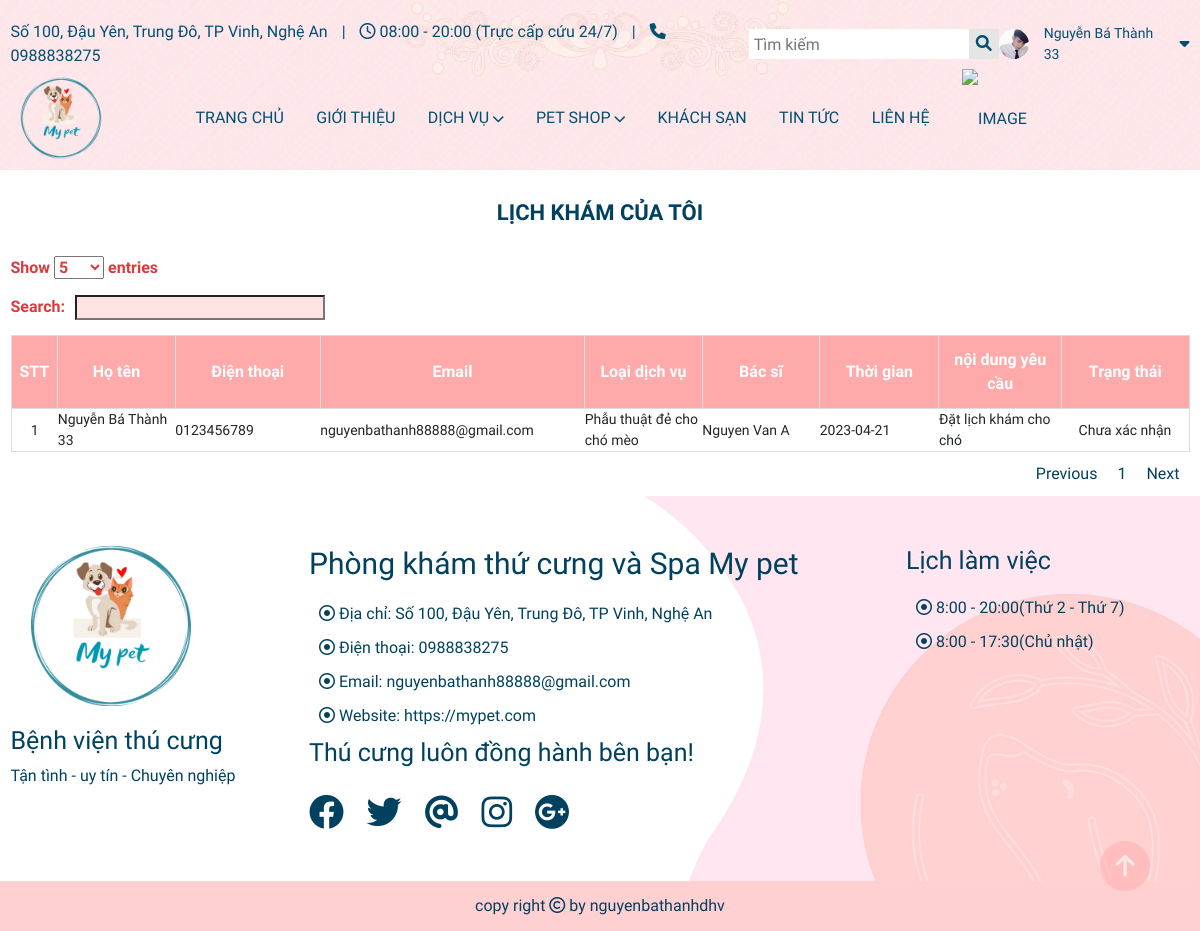
Page /infor-booking.php (signed in) on the earlier database version.
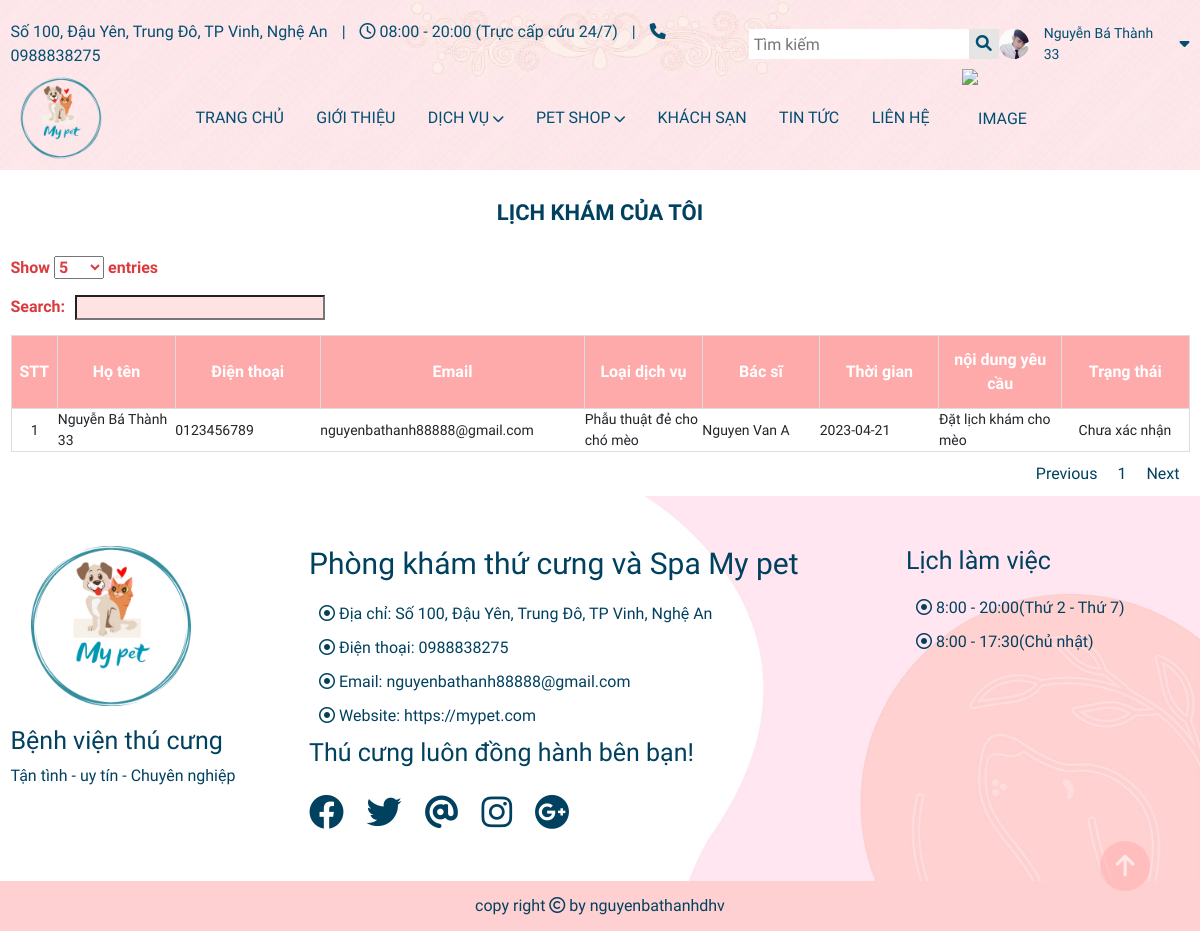
Same page on the later database version.
### tables this page shows
CREATE TABLE `booking` (
  `id_bk` int(11) NOT NULL,
  `name_bk` varchar(255) NOT NULL,
  `phone` int(11) NOT NULL,
  `email` varchar(255) NOT NULL,
  `date` date NOT NULL,
  `content_booking` longtext NOT NULL,
  `id_sevice` int(11) NOT NULL,
  `id_employee_f` int(11) NOT NULL,
  `status_bk` int(11) NOT NULL,
  `id_user_fk` int(11) NOT NULL
);

CREATE TABLE `employee` (
  `id_employee` int(11) NOT NULL,
  `name` varchar(255) NOT NULL,
  `address` varchar(255) NOT NULL,
  `phone` varchar(30) NOT NULL,
  `id_sevice` int(11) NOT NULL,
  `slug` varchar(255) NOT NULL
);

CREATE TABLE `sevice` (
  `id` int(11) NOT NULL,
  `title` varchar(255) NOT NULL,
  `image` varchar(255) NOT NULL,
  `content` longtext NOT NULL,
  `price` decimal(8,3) NOT NULL,
  `status_sevice` int(11) NOT NULL,
  `slug` varchar(255) NOT NULL
);

### infor-booking.php (the view, shortened to what this page needs)
<?php
include './include/config.php';
$id_user = $_SESSION['logins']['id'];
$sqlSl = "SELECT * FROM booking a join sevice b on a.id_sevice = b.id  join employee c on a.id_employee_f = c.id_employee WHERE id_user_fk = $id_user ";
$query = $conn->prepare($sqlSl);
$query->execute();
$result = $query->fetchAll(PDO::FETCH_OBJ);
?>
<!DOCTYPE html>
<html lang="en">
<head>
    <?php
    include "./include/link-css.php";
    ?>
</head>
<body>
    <?php
    include "./include/header.php";
    ?>
    <div class="main-infor-booking">
        <div class="container">
            <h2 class="booking-infor">Lịch khám của tôi</h2>
            <div class="show-infor-booking">
                <table id="my-infor-booking">
                    <thead>
                        <tr>
                            <th>STT</th>
                            <th>Họ tên</th>
                            <th>Điện thoại</th>
                            <th>Email</th>
                            <th>Loại dịch vụ</th>
                            <th>Bác sĩ</th>
                            <th>Thời gian</th>
                            <th>nội dung yêu cầu</th>
                            <th>Trạng thái</th>
                        </tr>
                    </thead>
                    <tbody>
                        <?php foreach ($result as $key => $value) { ?>
                        <tr class="table-infor-booking">
                            <td class="line_booking"><?php echo $key + 1 ?></td>
                            <td class="line_booking_name line_infor_line1"><?php echo $value->name_bk ?></td>
                            <td class="line_infor_line1"><?php echo $value->phone ?></td>
                            <td class="line_infor_line1"><?php echo $value->email ?></td>
                            <td class="line_infor_line1"><?php echo $value->title ?></td>
                            <td class="line_infor_line1"><?php echo $value->name ?></td>
                            <td class="line_infor_line1"><?php echo $value->date ?></td>
                            <td class="line_infor_line1"><?php echo $value->content_booking ?></td>
                            <?php if ($value->status_bk == 0) { ?>
                            <td class="line_infor_line1 line_booking"><?php echo "Chưa xác nhận" ?></td>
                            <?php } elseif ($value->status_bk == 1) { ?>
                            <td class="line_infor_line1 line_booking"><?php echo "Đã xác nhận" ?></td>
                            <?php } else { ?>
                            <td class="line_infor_line1 line_booking"><?php echo "Đã hoàn thành" ?></td>
                            <?php } ?>
                        </tr>
                        <?php } ?>
                    </tbody>
                </table>
            </div>
        </div>
    </div>
    <?php
    include "./include/footer.php";
    ?>
</body>
</html>

Differences in the rows shown:
changed booking "Nguyễn Bá Thành 33": content_booking "Đặt lịch khám cho chó" → "Đặt lịch khám cho mèo"
